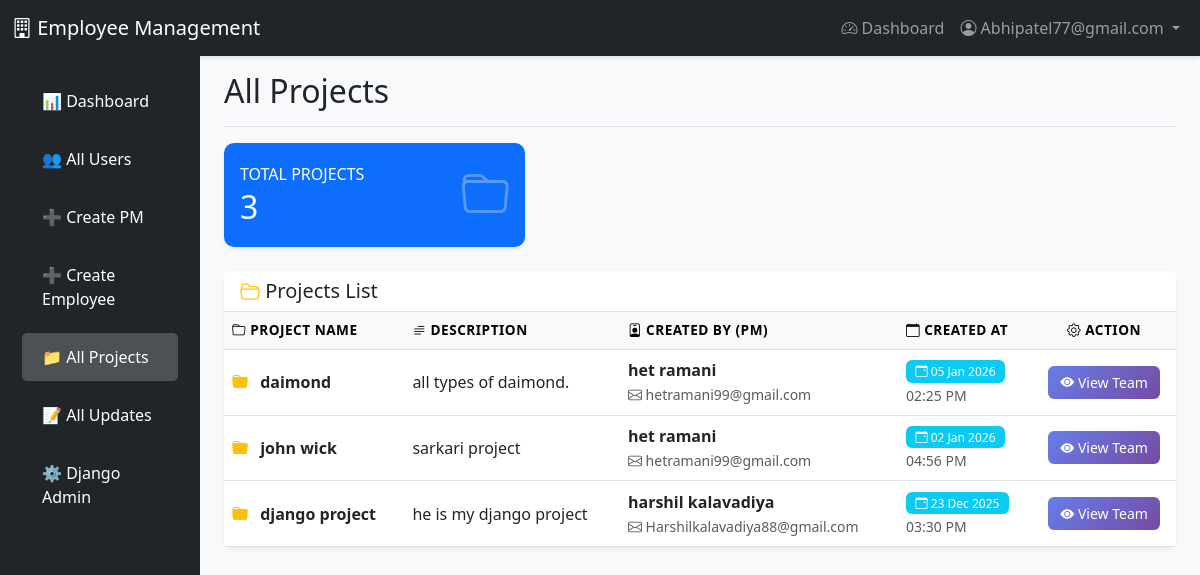
Before: /projects/ (signed in) with the older database file.
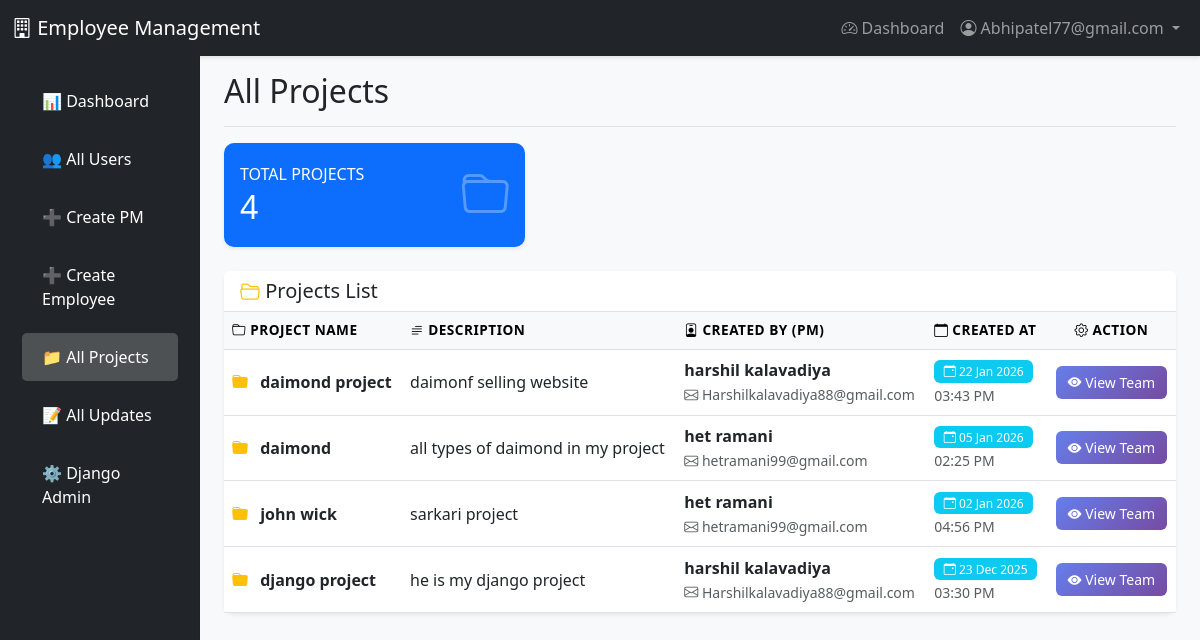
After: the same page with the newer database file.
### accounts/models.py (models this page shows, shortened)
class Project(models.Model):
    name = models.CharField(max_length=200)
    description = models.TextField(blank=True)
    created_by = models.ForeignKey(
        User,
        on_delete=models.CASCADE,  # ← Already correct
        limit_choices_to={'role': 'PM'},
        related_name='projects'
    )
    created_at = models.DateTimeField(auto_now_add=True)
    updated_at = models.DateTimeField(auto_now=True)
    class Meta:
        db_table = 'projects'
        ordering = ['-created_at']
        verbose_name = 'Project'
        verbose_name_plural = 'Projects'

class User(AbstractUser):
    ROLE_CHOICES = (
        ('EMPLOYEE', 'Employee'),
        ('PM', 'Project Manager'),
        ('ADMIN', 'Admin'),
    )
    username = None
    email = models.EmailField(unique=True)
    role = models.CharField(max_length=10, choices=ROLE_CHOICES, default='EMPLOYEE')
    profile_image = models.ImageField(upload_to='profiles/', null=True, blank=True)
    is_verified = models.BooleanField(default=False)
    verification_token = models.CharField(max_length=100, blank=True)
    created_by = models.ForeignKey(
        'self',
        on_delete=models.CASCADE,  # ← Ye change kiya
        null=True,
        blank=True,
        related_name='created_users'
    )
    USERNAME_FIELD = 'email'
    REQUIRED_FIELDS = []
    objects = UserManager()
    class Meta:
        db_table = 'users'
        verbose_name = 'User'
        verbose_name_plural = 'Users'

### accounts/views.py (the view)
    def wrapper(request, *args, **kwargs):
        if not request.user.is_authenticated or request.user.role != 'ADMIN':
            messages.error(request, 'Access denied. Admin only.')
            return redirect('dashboard')
        return view_func(request, *args, **kwargs)

### accounts/views.py (called while the page is built)
def admin_required(view_func):
    def wrapper(request, *args, **kwargs):
        if not request.user.is_authenticated or request.user.role != 'ADMIN':
            messages.error(request, 'Access denied. Admin only.')
            return redirect('dashboard')
        return view_func(request, *args, **kwargs)
    return wrapper

@login_required
@admin_required
def admin_projects_list(request):
    projects = Project.objects.all().order_by('-created_at')
    return render(request, 'admin_projects_list.html', {'projects': projects})

### accounts/templates/admin_projects_list.html (shortened to what the changed rows need)
{% extends 'base.html' %}
{% load static %}
{% block content %}
<div class="container-fluid">
    <div class="row">
        <main class="col-md-10 ms-sm-auto px-md-4" style="margin-left: 16.66667%;">
            <div class="d-flex justify-content-between flex-wrap flex-md-nowrap align-items-center pt-3 pb-2 mb-3 border-bottom">
                <h1 class="h2">
                     All Projects
                </h1>
            </div>
            <div class="row mb-4">
                <div class="col-md-4">
                    <div class="card border-0 shadow-sm bg-primary text-white">
                        <div class="card-body">
                            <div class="d-flex justify-content-between align-items-center">
                                <div>
                                    <h6 class="text-uppercase mb-1">Total Projects</h6>
                                    <h2 class="mb-0">{{ projects.count }}</h2>
                                </div>
                            </div>
                        </div>
                    </div>
                </div>
            </div>
            <div class="card shadow-sm border-0">
                <div class="card-body p-0">
                    <div class="table-responsive">
                        <table class="table table-hover mb-0">
                            <thead class="table-light">
                                <tr>
                                    <th><i class="bi bi-folder"></i> Project Name</th>
                                    <th><i class="bi bi-text-paragraph"></i> Description</th>
                                    <th><i class="bi bi-person-badge"></i> Created By (PM)</th>
                                    <th><i class="bi bi-calendar"></i> Created At</th>
                                    <th class="text-center"><i class="bi bi-gear"></i> Action</th>
                                </tr>
                            </thead>
                            <tbody>
                                {% for project in projects %}
                                <tr>
                                    <td>
                                        <i class="bi bi-folder-fill text-warning me-2"></i>
                                        <strong>{{ project.name }}</strong>
                                    </td>
                                    <td style="max-width: 350px;">
                                        {% if project.description %}
                                            {{ project.description|truncatewords:15 }}
                                        {% else %}
                                            <span class="text-muted">No description</span>
                                        {% endif %}
                                    </td>
                                    <td>
                                        <div>
                                            <strong>{{ project.created_by.get_full_name }}</strong>
                                        </div>
                                        <small class="text-muted">
                                            <i class="bi bi-envelope"></i> {{ project.created_by.email }}
                                        </small>
                                    </td>
                                    <td>
                                        <span class="badge bg-info">
                                            <i class="bi bi-calendar-event"></i>
                                            {{ project.created_at|date:"d M Y" }}
                                        </span>
                                        <br>
                                        <small class="text-muted">{{ project.created_at|date:"h:i A" }}</small>
                                    </td>
                                    <td class="text-center">
                                        <a href="{% url 'project_team_view' project.id %}"
                                           class="btn btn-sm btn-primary"
                                           data-bs-toggle="tooltip"
                                           data-bs-placement="top"
                                           title="View team members and their work">
                                            <i class="bi bi-eye-fill"></i> View Team
                                        </a>
                                    </td>
                                </tr>
                                {% endfor %}
                            </tbody>
                        </table>
                    </div>
                </div>
            </div>
        </main>
    </div>
</div>
{% endblock %}

Changed rows visible on the page:
added Project: name "daimond project", description "daimonf selling website", created_by.get_full_name "harshil kalavadiya", created_by.email "Harshilkalavadiya88@gmail.com", created_at "22 Jan 2026", created_at "03:43 PM"
changed Project "daimond": description "all types of daimond." → "all types of daimond in my project"
Other visible differences:
{{ projects.count }}: "3" → "4"
